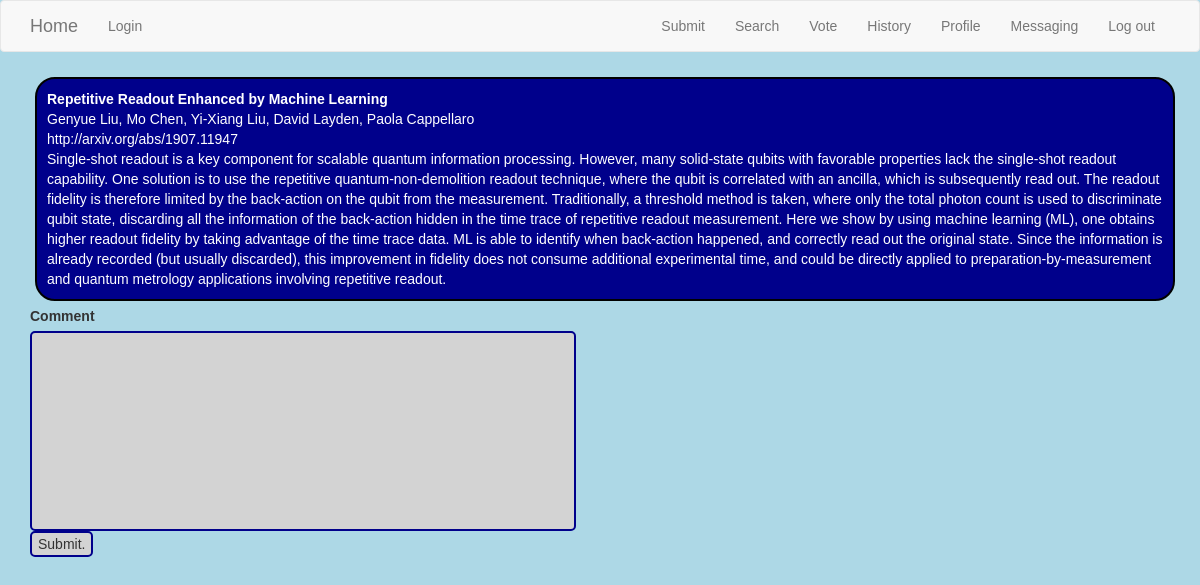
The page /comment?id=10 on the database its author committed.
### app/models.py (models this page shows, shortened)
class Paper(db.Model):
    id = db.Column(db.Integer, primary_key=True)
    title = db.Column(db.String(140))
    timestamp = db.Column(db.Date, index=True, default=datetime.utcnow)
    link = db.Column(db.String(140), unique=True)
    abstract = db.Column(db.String(512))
    authors = db.Column(db.String(256))
    voted = db.Column(db.Date)
    score_n = db.Column(db.Integer)
    score_d = db.Column(db.Integer)
    comment = db.Column(db.String(256))
    subber_id = db.Column(db.Integer, db.ForeignKey('user.id'))
    volunteer_id = db.Column(db.Integer, db.ForeignKey('user.id'))
    subber = db.relationship('User', backref='subs',
                             foreign_keys=[subber_id])
    volunteer = db.relationship('User', backref='vols',
                             foreign_keys=[volunteer_id])

### app/main/routes.py (the view, shortened to what this page needs)
@bp.route('/comment', methods=['GET', 'POST'])
def comment():
    paper = Paper.query.get(request.args.get('id'))
    form = CommentForm()
    return render_template('main/comment.html', form=form, paper=paper,
                               title='Comment')

### app/main/forms.py
class CommentForm(FlaskForm):
    comment = StringField('Comment', validators=[DataRequired()])
    submit = SubmitField('Submit.')

### app/templates/main/comment.html (shortened to what this page needs)
{% extends 'base.html' %}
{% block app_content %}
{% include 'main/_paper.html' %}
<form action='' method='post'>
{{ form.comment.label }}<br>
{{ form.comment(size=64, style="height: 200px;") }}<br>
{{ form.submit() }}
</form>
{% endblock %}

### app/templates/main/_paper.html (shortened to what this page needs)
<div class='table table-hover'>
  <tr>
    <td>
      <span class='title'>{{ paper.title }}</span><br>
      {{ paper.authors }}<br>
      <a href='{{ paper.link }}'>{{ paper.link }}</a><br>
      {{ paper.abstract|replace('\\\\', '\\') }}<br>
    </td>
  </tr>
{% if not extras %}</div>{% endif %}

### app/static/style.css (style rules this page uses)
body { background-color: lightblue; font-family: arial; }
.title { font-weight: bold; }
input { border-radius: 5px; border: 2px solid darkblue; background-color: lightgrey; }
.table-hover { border: 2px solid black; border-radius: 20px; padding: 10px; margin: 5px; background-color: darkblue; color: white; }
.table-hover a { color:white; }

### rows shown on the page
Paper: title "Repetitive Readout Enhanced by Machine Learning", authors "Genyue Liu, Mo Chen, Yi-Xiang Liu, David Layden, Paola Cappellaro", link "http://arxiv.org/abs/1907.11947", abstract "Single-shot readout is a key component for scalable quantum information processing. However, many solid-state qubits with favorable properties lack the single-shot readout capability. One solution is to use the repetitive quantum-non-demolition readout technique, where the qubit is correlated with an ancilla, which is subsequently read out. The readout fidelity is therefore limited by the back-action on the qubit from the measurement. Traditionally, a threshold method is taken, where only the total photon count is used to discriminate qubit state, discarding all the information of the back-action hidden in the time trace of repetitive readout measurement. Here we show by using machine…"
